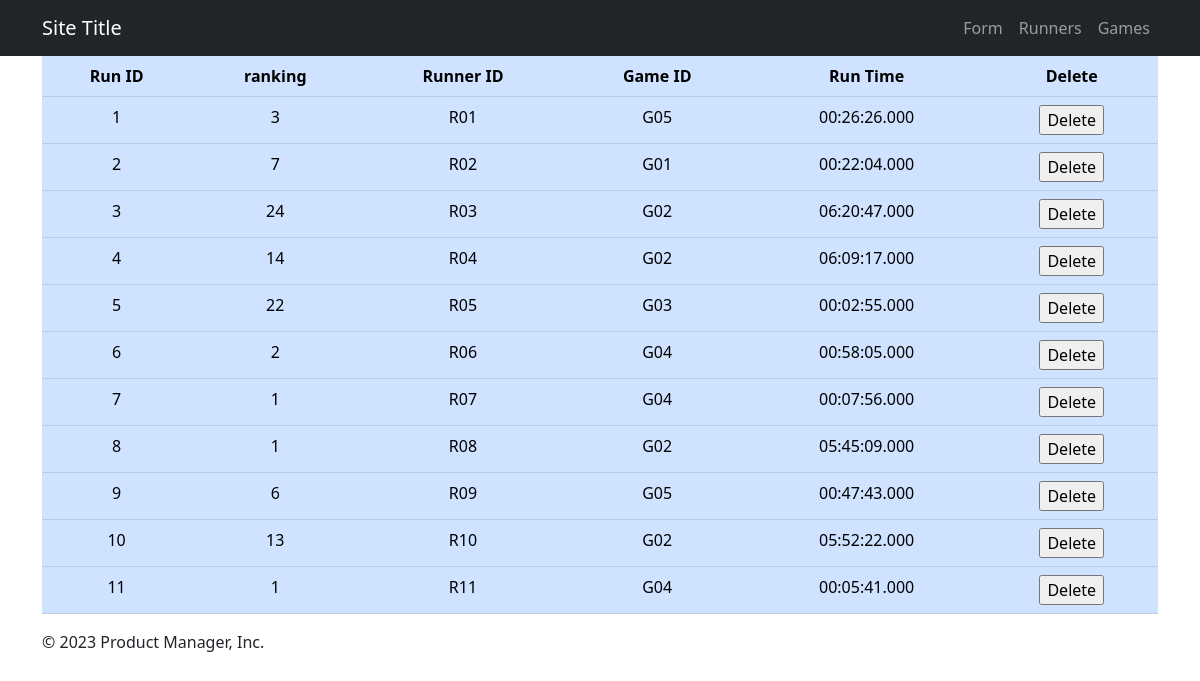
Before: / with the older database file.
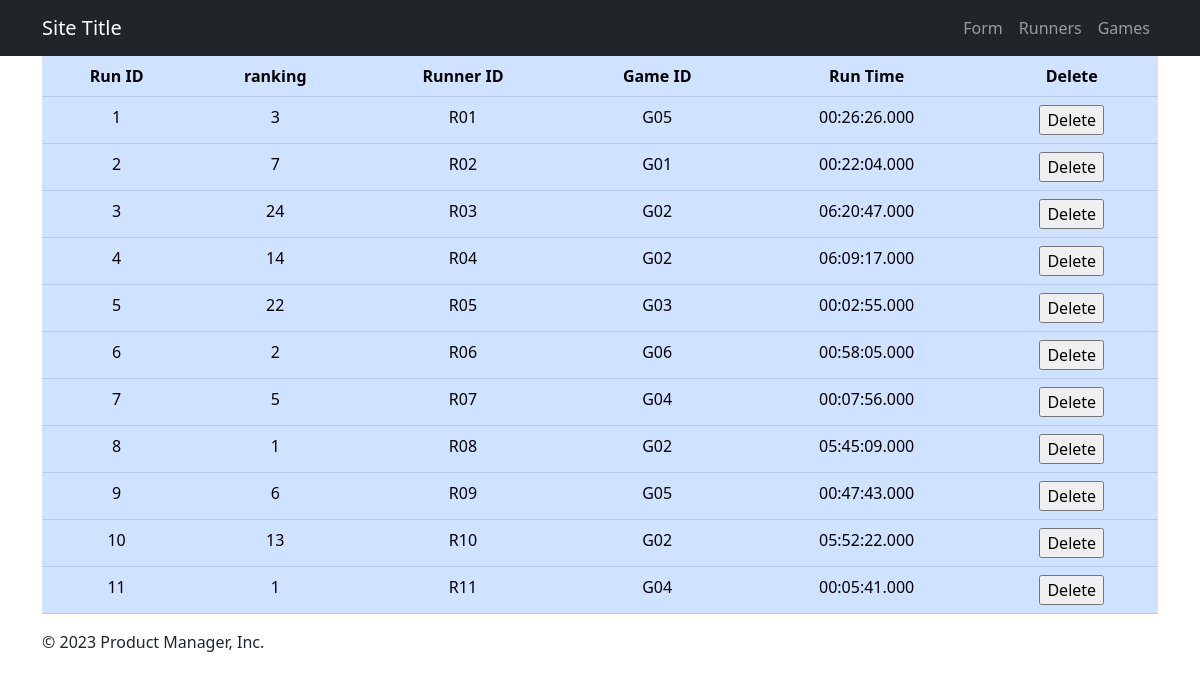
After: the same page with the newer database file.
### tables this page shows
CREATE TABLE leaderboard(
    runId INTEGER NOT NULL AUTO_INCREMENT,
    position INTEGER NOT NULL,
    runnerID varchar(20) NOT NULL,
    gameID varchar(20) NOT NULL,
    runTime time(3) NOT NULL,
    PRIMARY KEY(runID),
    FOREIGN KEY(runnerID) REFERENCES runner(runnerID),
	FOREIGN KEY(gameID) REFERENCES game(gameID));

### index.php (the view, shortened to what this page needs)
<?php
require_once('database.php');
$queryLeaderboard = 'SELECT * FROM leaderboard';
$statement = $db->prepare($queryLeaderboard);
$statement->execute();
$leaderboard = $statement->fetchAll();
?>
<!doctype html>
<html lang="en">
  <head>
<link href="css/bootstrap.min.css" rel="stylesheet">
    <link href="mystyle.css" rel="stylesheet">
  </head>
  <body>
  <?php include 'includes/header.php';?>
<main class="container">
  <div class="starter-template text-center">
  <table class="table table-hover table-primary">
            <tr>
                <th>Run ID</th>
                <th>ranking</th>
                <th>Runner ID</th>
                <th>Game ID</th>
                <th>Run Time</th>
                <th>Delete</th>
            </tr>
            <?php foreach ($leaderboard as $data) : ?>
            <tr>
                <td><?php echo $data['runId']; ?></td>
                <td><?php echo $data['position']; ?></td>
                <td><?php echo $data['runnerID']; ?></td>
                <td><?php echo $data['gameID']; ?></td>
                <td><?php echo $data['runTime']; ?></td>
                <td><form action="delete_product.php" method="post">
                    <input type="submit" value="Delete">
                </form></td>
            </tr>
            <?php endforeach; ?>
            </table>
  </div>
  <?php include 'includes/footer.php';?>
</main>
  </body>
</html>

### includes/header.php (shortened to what this page needs)
<nav class="navbar navbar-expand-lg navbar-dark bg-dark" aria-label="Eighth navbar example">
      <div class="container">
        <a class="navbar-brand" href="index.php">Site Title</a>
        <div class="collapse navbar-collapse" id="navbarsExample07">
          <span class="d-flex">
            <ul class="navbar-nav me-auto mb-2 mb-lg-0">
              <li class="nav-item">
                <a class="nav-link" aria-current="page" href="contact-form.php">Form</a>
              </li>
              <li class="nav-item">
                <a class="nav-link" aria-current="page" href="page-2.php">Runners</a>
              </li>
              <li class="nav-item">
                <a class="nav-link" aria-current="page" href="page-3.php">Games</a>
              </li>
            </ul>
          </span>
        </div>
      </div>
    </nav>

### includes/footer.php
<footer>
    <p>&copy; <?php echo date("Y"); ?> Product Manager, Inc.</p>
</footer>

Changed rows visible on the page:
changed leaderboard id 6: gameID "G04" → "G06"
changed leaderboard id 7: position "1" → "5"
